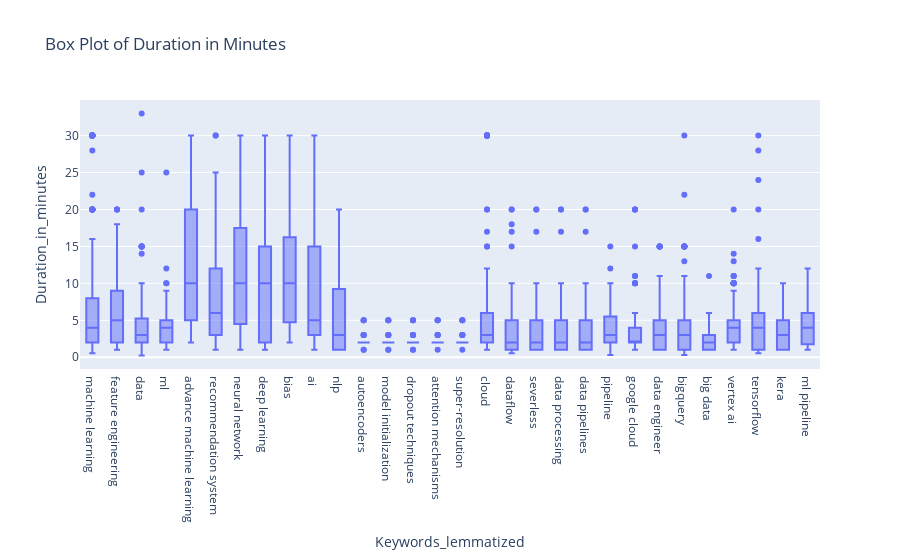

The notebook cell saved with this chart:
### Code cell
# Create the box plot
fig = px.box(keyword_viz, x="Keywords_lemmatized", y="Duration_in_minutes", title="Box Plot of Duration in Minutes")
fig.show()

### Figure 1 — Plotly figure (JSON) as saved in the notebook; plotly's stock layout.template omitted (floating-point values rounded to 4 significant figures; data arrays with more than 128 entries replaced by an {"elided": "..."} marker saying what was removed)
{"data": [{"alignmentgroup": "True", "hovertemplate": "Keywords_lemmatized=%{x}<br>Duration_in_minutes=%{y}<extra></extra>", "legendgroup": "", "marker": {"color": "#636efa"}, "name": "", "notched": false, "offsetgroup": "", "orientation": "v", "showlegend": false, "type": "box", "x": {"elided": "2433 str values"}, "x0": " ", "xaxis": "x", "y": {"elided": "2433 float values"}, "y0": " ", "yaxis": "y"}], "layout": {"boxmode": "group", "legend": {"tracegroupgap": 0}, "title": {"text": "Box Plot of Duration in Minutes"}, "xaxis": {"anchor": "y", "domain": [0, 1], "title": {"text": "Keywords_lemmatized"}}, "yaxis": {"anchor": "x", "domain": [0, 1], "title": {"text": "Duration_in_minutes"}}}}
